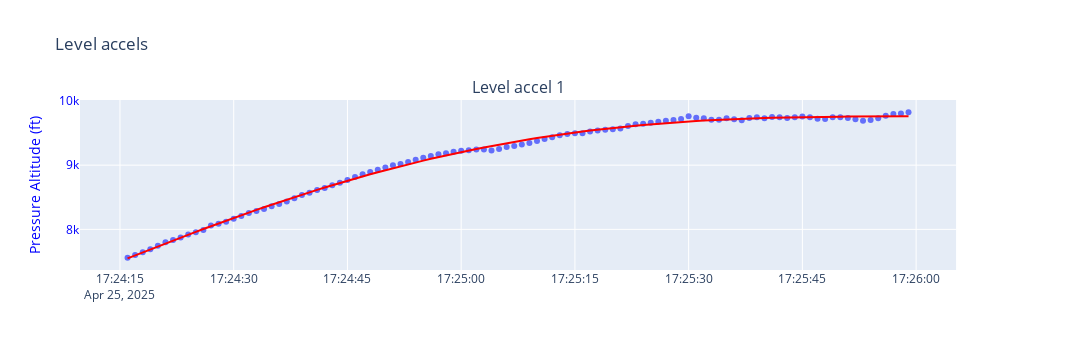

Notebook code cell kept with this figure:
### Markdown cell above
### Level accel

Enter begin and end of level accels

### Code cell
level_accel_times=np.array([
                # ['17:33:48','17:37:30'], #flight 1 20k flaps 0               #format is [['Begin1','End1'],['Begin2','End2'],...] with time in HH:MM:SS or HH:MM:SS.ss
                # ['16:05:02','16:06:47'], #flight 3 7k flaps 0   #format is [['Begin1','End1],['Begin2','End2'],...] with time in HH:MM:SS or HH:MM:SS.ss
                # ['16:16:48','16:17:29'], #flight 3 7k flaps 40
                # ['16:49:01','16:50:42'], #flight 3 10k flaps 0
                # ['16:57:46','16:58:25'],   #flight 3 10k flaps 40
                # ['16:11:26','16:12:37'],   #flight 4 15k flaps 40
                # ['16:18:22','16:20:35'],   #flight 4 15k flaps 0
                # ['17:35:27','17:36:07'],   #flight 5 7k flaps 40
                # ['17:57:35','17:58:26'],   #flight 5 12.5k flaps 40
                # ['18:02:14','18:04:17'],   #flight 5 12.5k flaps 0
                # ['18:12:10','18:14:52'],   #flight 5 17.5k flaps 0
                ['17:24:16','17:26:00'],   #flight 6 7k flaps 0
                ])

anchor=np.array(
            [230,167,229]       #flight 3
            )  #anchor altitude in feet for level accel calculations, used to determine the start of the level accel segment

if level_accel_times.size>0:
    libs.perf.level_accel(data,level_accel_times,smooth,anchor=anchor, YAPS=True, graphs=True)
    # libs.perf.level_accel(data,level_accel_times,smooth, YAPS=True, graphs=True)
